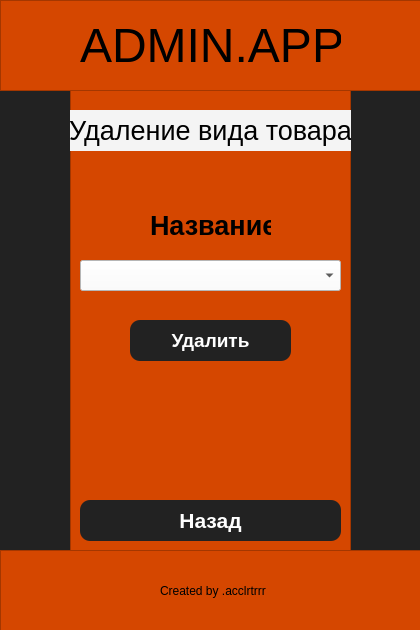
<?xml version="1.0" encoding="UTF-8"?>
<ui version="4.0">
 <class>MainWindow</class>
 <widget class="QMainWindow" name="MainWindow">
  <property name="geometry">
   <rect>
    <x>0</x>
    <y>0</y>
    <width>420</width>
    <height>630</height>
   </rect>
  </property>
  <property name="windowTitle">
   <string>MainWindow</string>
  </property>
  <widget class="QWidget" name="centralwidget">
   <property name="styleSheet">
    <string notr="true">background-color: rgb(34, 34, 34)</string>
   </property>
   <widget class="QFrame" name="frame">
    <property name="geometry">
     <rect>
      <x>0</x>
      <y>0</y>
      <width>481</width>
      <height>91</height>
     </rect>
    </property>
    <property name="styleSheet">
     <string notr="true">background-color: rgb(213, 71, 0)</string>
    </property>
    <property name="frameShape">
     <enum>QFrame::StyledPanel</enum>
    </property>
    <property name="frameShadow">
     <enum>QFrame::Raised</enum>
    </property>
    <widget class="QLabel" name="label_7">
     <property name="geometry">
      <rect>
       <x>80</x>
       <y>20</y>
       <width>261</width>
       <height>51</height>
      </rect>
     </property>
     <property name="font">
      <font>
       <family>Yu Gothic UI</family>
       <pointsize>36</pointsize>
      </font>
     </property>
     <property name="text">
      <string>ADMIN.APP</string>
     </property>
    </widget>
   </widget>
   <widget class="QFrame" name="frame_2">
    <property name="geometry">
     <rect>
      <x>70</x>
      <y>90</y>
      <width>281</width>
      <height>471</height>
     </rect>
    </property>
    <property name="font">
     <font>
      <family>Train One</family>
      <pointsize>18</pointsize>
     </font>
    </property>
    <property name="styleSheet">
     <string notr="true">background-color: rgb(213, 71, 0)</string>
    </property>
    <property name="frameShape">
     <enum>QFrame::StyledPanel</enum>
    </property>
    <property name="frameShadow">
     <enum>QFrame::Raised</enum>
    </property>
    <widget class="QPushButton" name="pushButton">
     <property name="enabled">
      <bool>true</bool>
     </property>
     <property name="geometry">
      <rect>
       <x>60</x>
       <y>230</y>
       <width>161</width>
       <height>41</height>
      </rect>
     </property>
     <property name="font">
      <font>
       <family>Yu Gothic UI</family>
       <pointsize>14</pointsize>
       <weight>75</weight>
       <bold>true</bold>
      </font>
     </property>
     <property name="mouseTracking">
      <bool>false</bool>
     </property>
     <property name="layoutDirection">
      <enum>Qt::LeftToRight</enum>
     </property>
     <property name="styleSheet">
      <string notr="true">QPushButton{
	background-color: rgb(34, 34, 34);
	border-radius: 10;
	color: white
}

QPushButton: pressed{
	background-color: rgb(81, 81, 81)
}</string>
     </property>
     <property name="text">
      <string>Удалить</string>
     </property>
    </widget>
    <widget class="QPushButton" name="pushButton_4">
     <property name="geometry">
      <rect>
       <x>10</x>
       <y>410</y>
       <width>261</width>
       <height>41</height>
      </rect>
     </property>
     <property name="font">
      <font>
       <family>Yu Gothic UI</family>
       <pointsize>16</pointsize>
       <weight>75</weight>
       <bold>true</bold>
      </font>
     </property>
     <property name="layoutDirection">
      <enum>Qt::LeftToRight</enum>
     </property>
     <property name="styleSheet">
      <string notr="true">QPushButton{
	background-color: rgb(34, 34, 34);
	border-radius: 10;
	color: white
}

QPushButton: pressed{
	background-color: rgb(81, 81, 81)
}</string>
     </property>
     <property name="text">
      <string>Назад</string>
     </property>
    </widget>
    <widget class="QLabel" name="label_3">
     <property name="geometry">
      <rect>
       <x>80</x>
       <y>120</y>
       <width>121</width>
       <height>31</height>
      </rect>
     </property>
     <property name="font">
      <font>
       <family>Yu Gothic UI</family>
       <pointsize>20</pointsize>
       <weight>75</weight>
       <bold>true</bold>
      </font>
     </property>
     <property name="text">
      <string>Название</string>
     </property>
    </widget>
    <widget class="QLabel" name="label_8">
     <property name="geometry">
      <rect>
       <x>0</x>
       <y>20</y>
       <width>281</width>
       <height>41</height>
      </rect>
     </property>
     <property name="font">
      <font>
       <family>Yu Gothic UI</family>
       <pointsize>20</pointsize>
      </font>
     </property>
     <property name="styleSheet">
      <string notr="true">background-color: rgb(244, 244, 244);
</string>
     </property>
     <property name="text">
      <string>Удаление вида товара</string>
     </property>
     <property name="alignment">
      <set>Qt::AlignCenter</set>
     </property>
    </widget>
    <widget class="QComboBox" name="comboBox">
     <property name="geometry">
      <rect>
       <x>10</x>
       <y>170</y>
       <width>261</width>
       <height>31</height>
      </rect>
     </property>
     <property name="font">
      <font>
       <family>Yu Gothic UI</family>
       <pointsize>12</pointsize>
      </font>
     </property>
     <property name="styleSheet">
      <string notr="true">background-color: white;
</string>
     </property>
    </widget>
   </widget>
   <widget class="QFrame" name="frame_3">
    <property name="geometry">
     <rect>
      <x>0</x>
      <y>550</y>
      <width>481</width>
      <height>91</height>
     </rect>
    </property>
    <property name="styleSheet">
     <string notr="true">background-color: rgb(213, 71, 0)</string>
    </property>
    <property name="frameShape">
     <enum>QFrame::StyledPanel</enum>
    </property>
    <property name="frameShadow">
     <enum>QFrame::Raised</enum>
    </property>
    <widget class="QLabel" name="label_2">
     <property name="geometry">
      <rect>
       <x>160</x>
       <y>30</y>
       <width>111</width>
       <height>21</height>
      </rect>
     </property>
     <property name="font">
      <font>
       <family>Yu Gothic UI</family>
       <pointsize>9</pointsize>
      </font>
     </property>
     <property name="text">
      <string>Created by .acclrtrrr</string>
     </property>
    </widget>
   </widget>
  </widget>
 </widget>
 <resources/>
 <connections/>
</ui>
